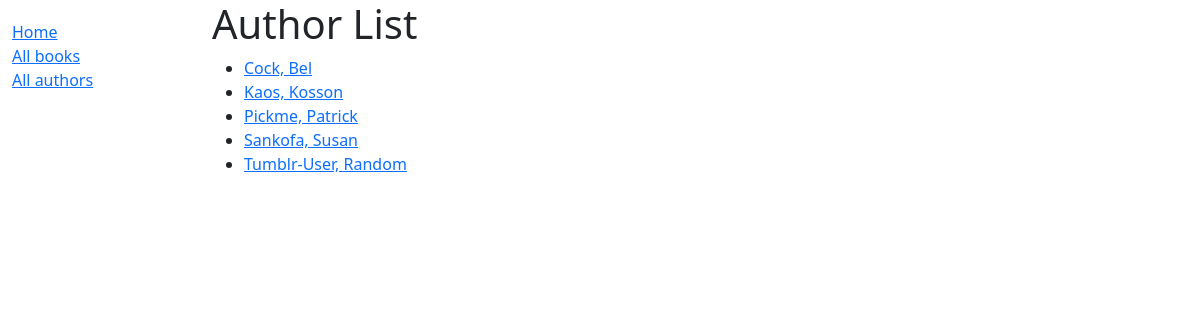
Screenshot of /catalog/authors/ with the database file from the repository.
### catalog/models.py (models this page shows)
class Author(models.Model):
    first_name = models.CharField(max_length=100)
    last_name = models.CharField(max_length=100)
    date_of_birth = models.DateField(null=True, blank=True)
    date_of_death = models.DateField('Died', null=True, blank=True)
    def get_absolute_url(self):
        return reverse('author-detail', args=[str(self.id)])
    def __str__(self):
        return f'{self.last_name}, {self.first_name}'
    class Meta:
        ordering = ['last_name', 'first_name']

### catalog/views.py (the view)
# urls.py: path('authors/', views.AuthorListView.as_view(), name='authors'),
class AuthorListView(generic.ListView):
    model = Author
    paginate_10 = 10
    context_object_name = 'author_list'
    queryset = Author.objects.all().order_by('last_name')
    template_name = 'author_list.html'

### catalog/templates/catalog/author_list.html (shortened to what this page needs)
{%extends "base_generic.html"%}
{% block content%}
<h1>Author List</h1>
{% if author_list %}
<ul>
    {% for author in author_list %}
    <li>
        <a href="{{ author.get_absolute_url }}">
            {{ author }}
        </a>
    </li>
    {% endfor %}
</ul>
{% else %}
<p>There are no Authors available.</p>
{% endif %}
{% endblock %}

### rows the page displays
Author: last_name+first_name "Cock, Bel"
Author: last_name+first_name "Kaos, Kosson"
Author: last_name+first_name "Pickme, Patrick"
Author: last_name+first_name "Sankofa, Susan"
Author: last_name+first_name "Tumblr-User, Random"
